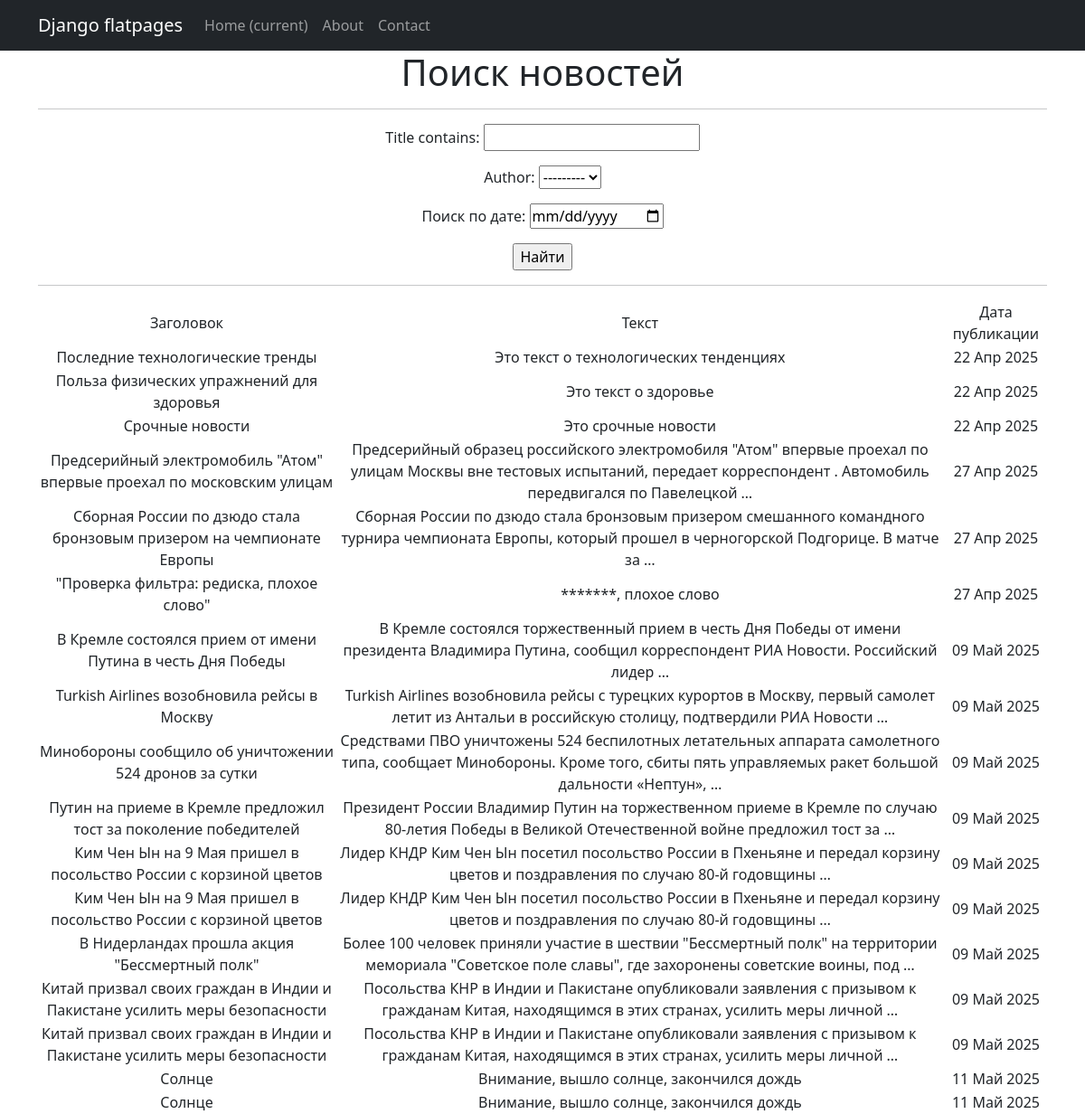
The app's page /news/search/ with its own data.
### news/models.py (models this page shows, shortened)
class Post(models.Model):
    news = " NW"
    articles = "AR"
    POST_TYPES = [(news, "новость"), (articles, "статья")]
    author = models.ForeignKey(Author, on_delete= models.CASCADE)
    post_type = models.CharField(choices=POST_TYPES, max_length=3, default=news)
    date_in = models.DateTimeField(auto_now_add=True)
    category = models.ManyToManyField(Category, through='PostCategory')
    title = models.CharField(max_length=100)
    text = models.TextField()
    rating = models.IntegerField(default=0)

### news/views.py (the view)
# urls.py: path('search/', NewSearch.as_view()),
class NewSearch(ListView):
    model = Post
    ordening = 'date_in'
    template_name = 'new_search.html'
    context_object_name = "new_search"
    def get_queryset(self):
        queryset = super().get_queryset()
        self.filterset = PostFilter(self.request.GET, queryset)
        return self.filterset.qs
    def get_context_data(self, **kwargs):
        context = super().get_context_data(**kwargs)
        context['filterset'] = self.filterset
        return context

### news/models.py (called while the page is built)
    def __str__(self):
        return self.user.username

### news/templatetags/custom_filters.py (called while the page is built)
def censor_word(word):
    return '*' * len(word)

@register.filter()
def censor(value):
    if not isinstance(value, str):
        raise ValueError("Фильтр 'censor' применим только к строковым переменным.")
    pattern = r'\b(' + '|'.join(BAD_WORDS) + r')\b'
    def replace(match):
        word = match.group(0)
        return censor_word(word)
    return re.sub(pattern, replace, value, flags=re.IGNORECASE)

### templates/new_search.html (shortened to what this page needs)
{% extends 'flatpages/default.html' %}
{% load custom_filters %}
{% block content %}
   <h1>Поиск новостей</h1>
   <hr>
   <form action="" method="get">
       {{ filterset.form.as_p }}
       <input type="submit" value="Найти" />
   </form>
   <hr>
   {% if new_search %}
       <table>
           <tr>
               <td>Заголовок</td>
               <td>Текст</td>
               <td>Дата публикации</td>
           </tr>
           {% for new in new_search %}
           <tr>
               <td>{{ new.title }}</td>
               <td>{{ new.text|truncatewords:20|censor }}</td>
               <td>{{ new.date_in|date:'d M Y' }}</td>
           </tr>
           {% endfor %}
       </table>
   {% else %}
       <h2>Новостей нет</h2>
   {% endif %}
{% endblock content %}

### records on screen
Post: title "Последние технологические тренды", text|censor "Это текст о технологических тенденциях", date_in "22 Апр 2025"
Post: title "Польза физических упражнений для здоровья", text|censor "Это текст о здоровье", date_in "22 Апр 2025"
Post: title "Срочные новости", text|censor "Это срочные новости", date_in "22 Апр 2025"
Post: title "Предсерийный электромобиль \"Атом\" впервые проехал по московским улицам", text|censor "Предсерийный образец российского электромобиля \"Атом\" впервые проехал по улицам Москвы вне тестовых испытаний, передает корреспондент . Автомобиль передвигался по Павелецкой …", date_in "27 Апр 2025"
Post: title "Сборная России по дзюдо стала бронзовым призером на чемпионате Европы", text|censor "Сборная России по дзюдо стала бронзовым призером смешанного командного турнира чемпионата Европы, который прошел в черногорской Подгорице. В матче за …", date_in "27 Апр 2025"
Post: title "\"Проверка фильтра: редиска, плохое слово\"", text|censor "*******, плохое слово", date_in "27 Апр 2025"
Post: title "В Кремле состоялся прием от имени Путина в честь Дня Победы", text|censor "В Кремле состоялся торжественный прием в честь Дня Победы от имени президента Владимира Путина, сообщил корреспондент РИА Новости. Российский лидер …", date_in "09 Май 2025"
Post: title "Turkish Airlines возобновила рейсы в Москву", text|censor "Turkish Airlines возобновила рейсы с турецких курортов в Москву, первый самолет летит из Антальи в российскую столицу, подтвердили РИА Новости …", date_in "09 Май 2025"
Post: title "Минобороны сообщило об уничтожении 524 дронов за сутки", text|censor "Средствами ПВО уничтожены 524 беспилотных летательных аппарата самолетного типа, сообщает Минобороны. Кроме того, сбиты пять управляемых ракет большой дальности «Нептун», …", date_in "09 Май 2025"
Post: title "Путин на приеме в Кремле предложил тост за поколение победителей", text|censor "Президент России Владимир Путин на торжественном приеме в Кремле по случаю 80-летия Победы в Великой Отечественной войне предложил тост за …", date_in "09 Май 2025"
Post: title "Ким Чен Ын на 9 Мая пришел в посольство России с корзиной цветов", text|censor "Лидер КНДР Ким Чен Ын посетил посольство России в Пхеньяне и передал корзину цветов и поздравления по случаю 80-й годовщины …", date_in "09 Май 2025"
Post: title "Ким Чен Ын на 9 Мая пришел в посольство России с корзиной цветов", text|censor "Лидер КНДР Ким Чен Ын посетил посольство России в Пхеньяне и передал корзину цветов и поздравления по случаю 80-й годовщины …", date_in "09 Май 2025"
Post: title "В Нидерландах прошла акция \"Бессмертный полк\"", text|censor "Более 100 человек приняли участие в шествии \"Бессмертный полк\" на территории мемориала \"Советское поле славы\", где захоронены советские воины, под …", date_in "09 Май 2025"
Post: title "Китай призвал своих граждан в Индии и Пакистане усилить меры безопасности", text|censor "Посольства КНР в Индии и Пакистане опубликовали заявления с призывом к гражданам Китая, находящимся в этих странах, усилить меры личной …", date_in "09 Май 2025"
Post: title "Китай призвал своих граждан в Индии и Пакистане усилить меры безопасности", text|censor "Посольства КНР в Индии и Пакистане опубликовали заявления с призывом к гражданам Китая, находящимся в этих странах, усилить меры личной …", date_in "09 Май 2025"
Post: title "Солнце", text|censor "Внимание, вышло солнце, закончился дождь", date_in "11 Май 2025"
Post: title "Солнце", text|censor "Внимание, вышло солнце, закончился дождь", date_in "11 Май 2025"
